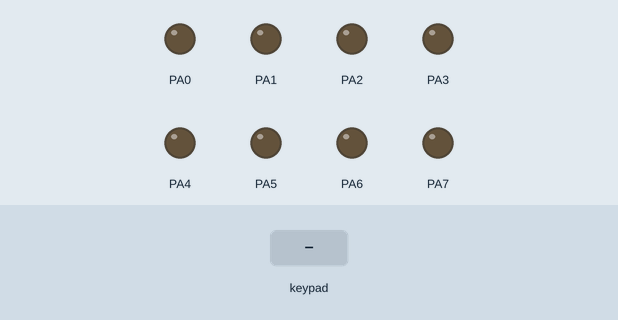
This program was run on a simulated ATmega16, built with avr-gcc and emulated at 8 MHz. On the bench: output pins drawn as LEDs (lit = HIGH). Wiring (inferred from the names in the program): 4×4 keypad with keys / 9 8 7 * 6 5 4 - 3 2 1 + = 0 C: rows PC0, PC1, PC2, PC3; columns PC4, PC5, PC6, PC7. Dashed ring = blinking. The test bench sets the inputs (shaded band). Pins used as bus, display or sensor lines are not drawn.

Above: at 1.2 s.
1.3 s: keypad keys 1 2 pressed 0.4 s apart
At 1.55 s:
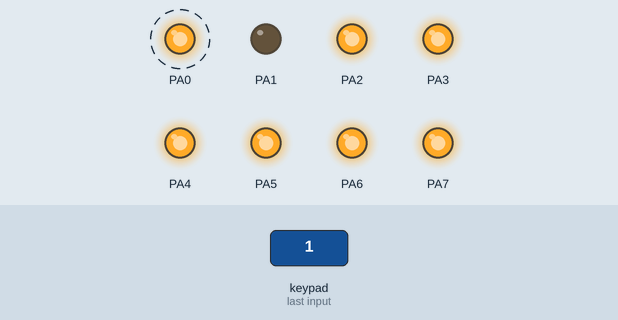
3.6 s: key '/' pressed
At 3.85 s:
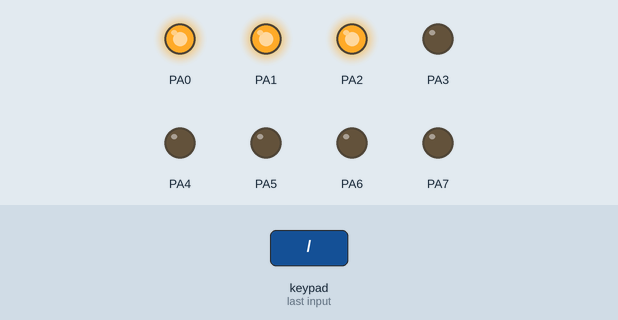
5.4 s: key '9' pressed
At 5.65 s:
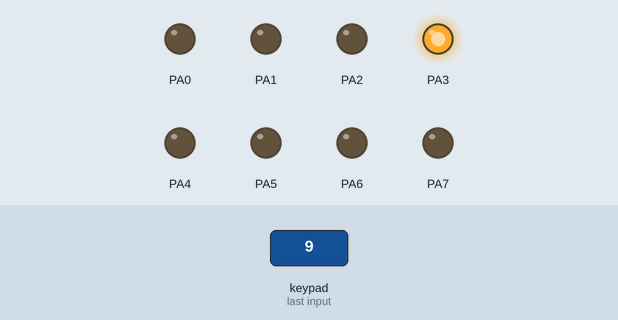
7.2 s: keypad keys 1 2 * pressed 0.4 s apart
At 7.85 s:
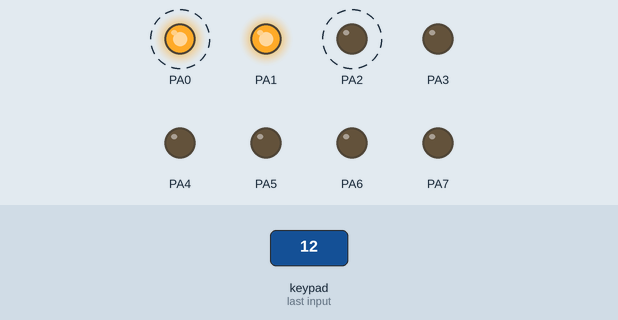
10.2 s: key '8' pressed
At 10.45 s:
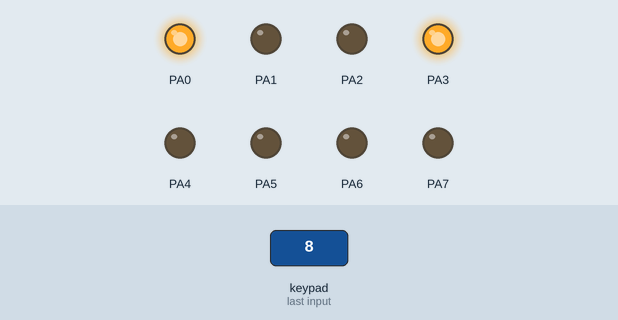
12.0 s: keypad keys 2 5 pressed 0.4 s apart
At 12.65 s:
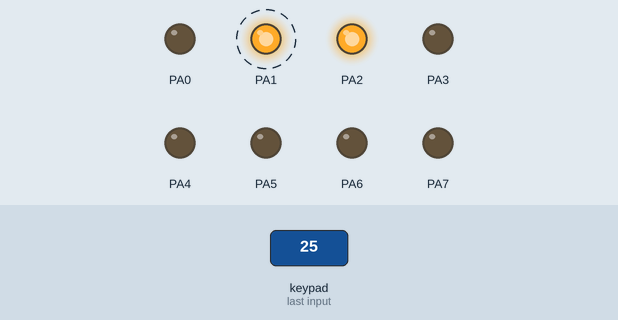
Timing chart, 0 to 15.0 s (numbered marks = the images above; inputs shaded):
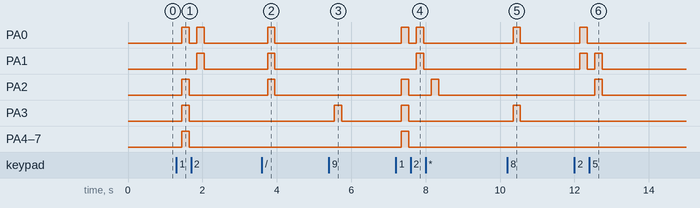

The program:

main.c
```c
/*
 * keypad4_4.c
 *
 * Created: 4/19/2022 7:19:42 AM
 * Author : Mahmoud Sarhan
 * Email  : eng.mahmoud.adel94@gmail.com
 */

#include <avr/io.h>
#include "keypad.h"
#define F_CPU 8000000UL
#include <util/delay.h>


int main(void)
{
    v_Keypad_Init();
    DDRA = 0xff;
    PORTA = 0;
    int a = 0;
    while (1)
    {
		PORTA =0;
		a = u8_cKeypad_Scan();
		if(a!=0)
		{
			PORTA =a-48;
			_delay_ms(200);
		}
		a=0;
    }
}
```

keypadconfig.h
```c
#ifndef		KEYPADCONFIG_H_
#define		KEYPADCONFIG_H_

#include <avr/io.h>

#define		ROW0			0
#define		ROW0_DDR		DDRC
#define		ROW0_PORT		PORTC

#define		ROW1			1
#define		ROW1_DDR		DDRC
#define		ROW1_PORT		PORTC

#define		ROW2			2
#define		ROW2_DDR		DDRC
#define		ROW2_PORT		PORTC

#define		ROW3			3
#define		ROW3_DDR		DDRC
#define		ROW3_PORT		PORTC

#define		LINE0			4
#define		LINE0_DDR		DDRC
#define		LINE0_PIN		PINC
#define		LINE0_PULLUP	PORTC


#define		LINE1			5
#define		LINE1_DDR		 DDRC
#define		LINE1_PIN		 PINC
#define		LINE1_PULLUP	PORTC

#define		LINE2			6
#define		LINE2_DDR		DDRC
#define		LINE2_PIN		PINC
#define		LINE2_PULLUP	PORTC

#define		LINE3			7
#define		LINE3_DDR		DDRC
#define		LINE3_PIN		PINC
#define		LINE3_PULLUP	PORTC


#endif		//KEYPADCONFIG_H_
```

keypad.c
```c
/*
 * keypad.c
 *
 * Created: 3/14/2022 2:17:04 AM
 * Author : Mahmoud Sarhan
 * Email  : eng.mahmoud.adel94@gmail.com
 */
#include "keypad.h"
/*
*Function name : vKeypadInit
*Parameters	   : void
*return		   : void
*purpose       : initialize keypad rows as output
*				 and lines as input
*/

void v_Keypad_Init(void)
{
	//set the rows direction as output
	ROW0_DDR |=(1U<<ROW0);
	ROW1_DDR |=(1U<<ROW1);
	ROW2_DDR |=(1U<<ROW2);
	ROW3_DDR |=(1U<<ROW3);
	//set the line direction as input
	LINE0_DDR &=~(1U<<LINE0);
	LINE1_DDR &=~(1U<<LINE1);
	LINE2_DDR &=~(1U<<LINE2);
	LINE3_DDR &=~(1U<<LINE3);
	//enable line pullup
	LINE0_PULLUP |=(1U<<LINE0);
	LINE1_PULLUP |=(1U<<LINE1);
	LINE2_PULLUP |=(1U<<LINE2);
	LINE3_PULLUP |=(1U<<LINE3);
	//set the rows high
	ROW0_PORT |=(1U<<ROW0);
	ROW1_PORT |=(1U<<ROW1);
	ROW2_PORT |=(1U<<ROW2);
	ROW3_PORT |=(1U<<ROW3);
}
/*
*Function name : ucKeypadScan
*Parameters	   : void
*return		   : unsigned char
*purpose       : scan the keypad and return the pressed key
*				and returns null if no key pressed
*/
uint8_t u8_cKeypad_Scan(void)
{
	uint8_t row=0,input;
	//loop on row
	for(row=0;row<4;row++)
	{
		//set all row high
		ROW0_PORT |=(1U<<ROW0);
		ROW1_PORT |=(1U<<ROW1);
		ROW2_PORT |=(1U<<ROW2);
		ROW3_PORT |=(1U<<ROW3);
		//clear row number from iteration
		switch(row)
		{
			case 0:ROW0_PORT &=~(1U<<ROW0);
			break;
			case 1:ROW1_PORT &=~(1U<<ROW1);
			break;
			case 2:ROW2_PORT &=~(1U<<ROW2);
			break;
			case 3:ROW3_PORT &=~(1U<<ROW3);
			break;
		}
		//read the input
		input  = (((LINE0_PIN&(1U<<LINE0))>>LINE0)<<4);
		input |= (((LINE1_PIN&(1U<<LINE1))>>LINE1)<<5);
		input |= (((LINE2_PIN&(1U<<LINE2))>>LINE2)<<6);
		input |= (((LINE3_PIN&(1U<<LINE3))>>LINE3)<<7);
		//0xF0
		//if it was input
		if(ALL_LINES != 1)
		{
			//wait till the input is gone
			while(ALL_LINES != 1);
			break;
		}
	}
	if(row == 4)
	{
		return 0;
	}
	//switch the rows
	switch(row)
	{
		case 0://switch the input
		switch(input)
		{
			case 0x70: return '/';
			case 0xB0: return '9';
			case 0xD0: return '8';
			case 0xE0: return '7';
		}
		case 1://switch the input
		switch(input)
		{
			case 0x70: return '*';
			case 0xB0: return '6';
			case 0xD0: return '5';
			case 0xE0: return '4';
		}
		case 2://switch the input
		switch(input)
		{
			case 0x70: return '-';
			case 0xB0: return '3';
			case 0xD0: return '2';
			case 0xE0: return '1';
		}
		case 3://switch the input
		switch(input)
		{
			case 0x70: return '+';
			case 0xB0: return '=';
			case 0xD0: return '0';
			case 0xE0: return 'C';
		}
	}
	return 0;
}
```

keypad.h
```c
/*
 * keypad.h
 *
 * Created: 3/14/2022 2:20:45 AM
 * Author : Mahmoud Sarhan
 * Email  : eng.mahmoud.adel94@gmail.com
 */
#ifndef KEYPAD_H_
#define KEYPAD_H_

#include <stdint.h>
#include "keypadconfig.h"
#define ALL_LINES	    (((LINE0_PIN&(1U<<LINE0))>>LINE0)\
&((LINE1_PIN&(1U<<LINE1))>>LINE1)\
&((LINE2_PIN&(1U<<LINE2))>>LINE2)\
&((LINE3_PIN&(1U<<LINE3))>>LINE3))

//functions prototype
void v_Keypad_Init(void);
uint8_t u8_cKeypad_Scan(void);


#endif	//KEYPAD_H_
```

Measured:
- after the input at 1.3 s, PA0: alternates HIGH for 0.20 s and LOW for 0.20 s, 4 changes in all, then stays LOW, starting after 0.15 s; PA1: LOW → HIGH after 0.55 s, → LOW 0.20 s later; PA2–7: LOW → HIGH after 0.15 s, → LOW 0.20 s later
- after the input at 3.6 s, PA0–2: LOW → HIGH after 0.15 s, → LOW 0.20 s later
- after the input at 5.4 s, PA3: LOW → HIGH after 0.15 s, → LOW 0.20 s later
- after the input at 7.2 s, PA0: alternates HIGH for 0.20 s and LOW for 0.20 s, 4 changes in all, then stays LOW, starting after 0.15 s; PA1: LOW → HIGH after 0.55 s, → LOW 0.20 s later; PA2: alternates HIGH for 0.20 s and LOW for 0.60 s, 4 changes in all, then stays LOW, starting after 0.15 s; PA3–7: LOW → HIGH after 0.15 s, → LOW 0.20 s later
- after the input at 10.2 s, PA0, PA3: LOW → HIGH after 0.15 s, → LOW 0.20 s later
- after the input at 12.0 s, PA0: LOW → HIGH after 0.15 s, → LOW 0.20 s later; PA1: alternates HIGH for 0.20 s and LOW for 0.20 s, 4 changes in all, then stays LOW, starting after 0.15 s; PA2: LOW → HIGH after 0.55 s, → LOW 0.20 s later
